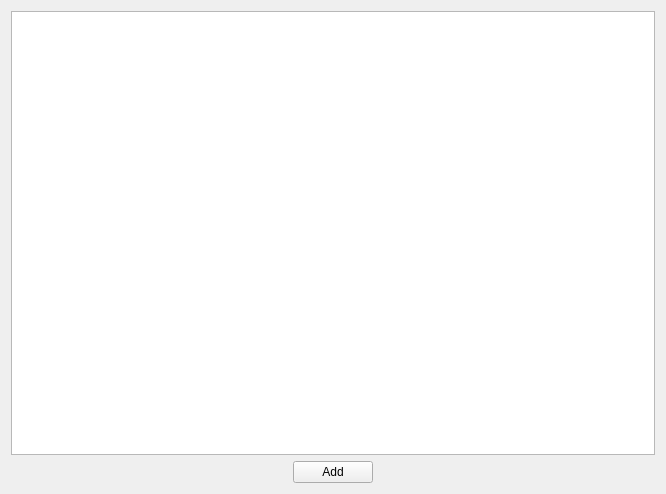
<?xml version="1.0" encoding="UTF-8"?>
<ui version="4.0">
 <class>FlightsPage</class>
 <widget class="QWidget" name="FlightsPage">
  <property name="geometry">
   <rect>
    <x>0</x>
    <y>0</y>
    <width>666</width>
    <height>494</height>
   </rect>
  </property>
  <property name="windowTitle">
   <string>Form</string>
  </property>
  <layout class="QGridLayout" name="gridLayout">
   <item row="1" column="0">
    <spacer name="horizontalSpacer">
     <property name="orientation">
      <enum>Qt::Horizontal</enum>
     </property>
     <property name="sizeHint" stdset="0">
      <size>
       <width>40</width>
       <height>20</height>
      </size>
     </property>
    </spacer>
   </item>
   <item row="1" column="1">
    <widget class="QPushButton" name="addPushButton">
     <property name="text">
      <string>Add</string>
     </property>
    </widget>
   </item>
   <item row="1" column="2">
    <spacer name="horizontalSpacer_2">
     <property name="orientation">
      <enum>Qt::Horizontal</enum>
     </property>
     <property name="sizeHint" stdset="0">
      <size>
       <width>40</width>
       <height>20</height>
      </size>
     </property>
    </spacer>
   </item>
   <item row="0" column="0" colspan="3">
    <widget class="QTableView" name="flightsTableView"/>
   </item>
  </layout>
 </widget>
 <resources/>
 <connections/>
</ui>
